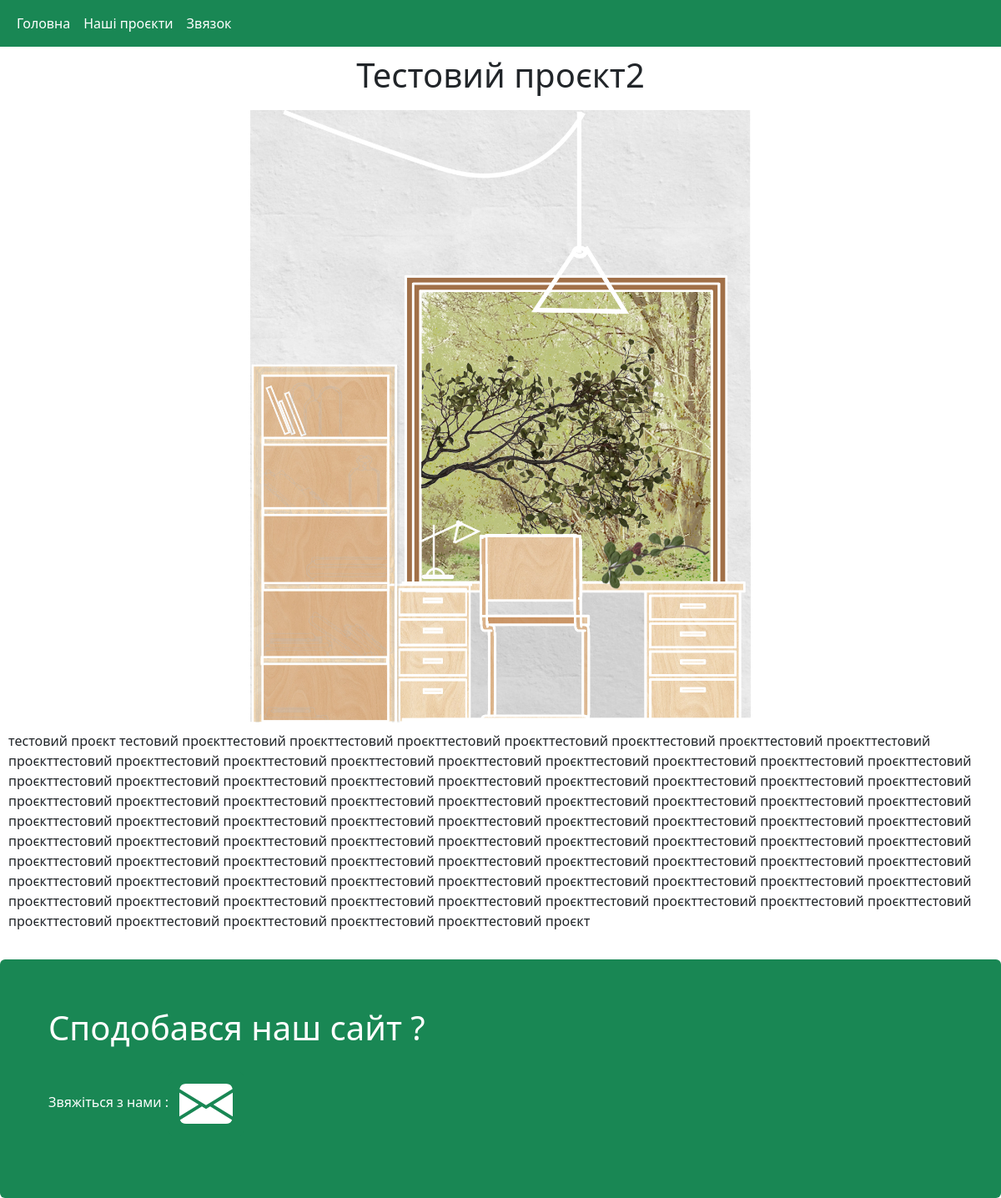
The page /projeckts/1 on the database its author committed.
### tables this page shows
CREATE TABLE Projekts(
                id INT PRIMARY KEY,
                title VARCHAR(255),
                image TEXT,
                description TEXT
            );

### main.py (the view)
@app.route("/projeckts/<int:poj_id>")
def show_projeckt(poj_id):
    db_manager = DBMmanager(db_name)
    projekts = db_manager.get_projeckts()
    projekt = projekts[poj_id]
    return render_template("projecktpsssport.html" , poj_id=poj_id , projekt=projekt)

### datamanager.py (called while the page is built)
    def get_projeckts(self):
        cursor = self.connection.cursor()
        cursor.execute("SELECT * FROM Projekts")
        res = cursor.fetchall()
        cursor.close()
        return res

### templates/projecktpsssport.html
{% extends "base.html" %}
{% block content %}
<h1 class="text-center">{{projekt[1]}}</h1>
<img src="{{url_for('static' , filename = 'images/'+ projekt[2])}}" , class="d-block w-100 imgs3 mx-auto">
<p>{{projekt[3]}}</p>
{% endblock %}

### static/style.css (style rules this page uses)
body { margin: 10px; background : rgb(0 , 255 ,0) ; }
.imgs3 { max-height: 50% ; max-width: 50% ; }
p { padding : 10px; }
h1 { padding : 10px; }

### rows shown on the page
Projekts: title "Тестовий проєкт2", image (picture), description "тестовий проєкт тестовий проєкттестовий проєкттестовий проєкттестовий проєкттестовий проєкттестовий проєкттестовий проєкттестовий проєкттестовий проєкттестовий проєкттестовий проєкттестовий проєкттестовий проєкттестовий проєкттестовий проєкттестовий проєкттестовий проєкттестовий проєкттестовий проєкттестовий проєкттестовий проєкттестовий проєкттестовий проєкттестовий проєкттестовий проєкттестовий проєкттестовий проєкттестовий проєкттестовий проєкттестовий проєкттестовий проєкттестовий проєкттестовий проєкттестовий проєкттестовий проєкттестовий проєкттестовий проєкттестовий проєкттестовий проєкттестовий проєкттестовий проєкттестовий проєкттестовий проєкттестовий проєкттестовий проєкттестовий…"
